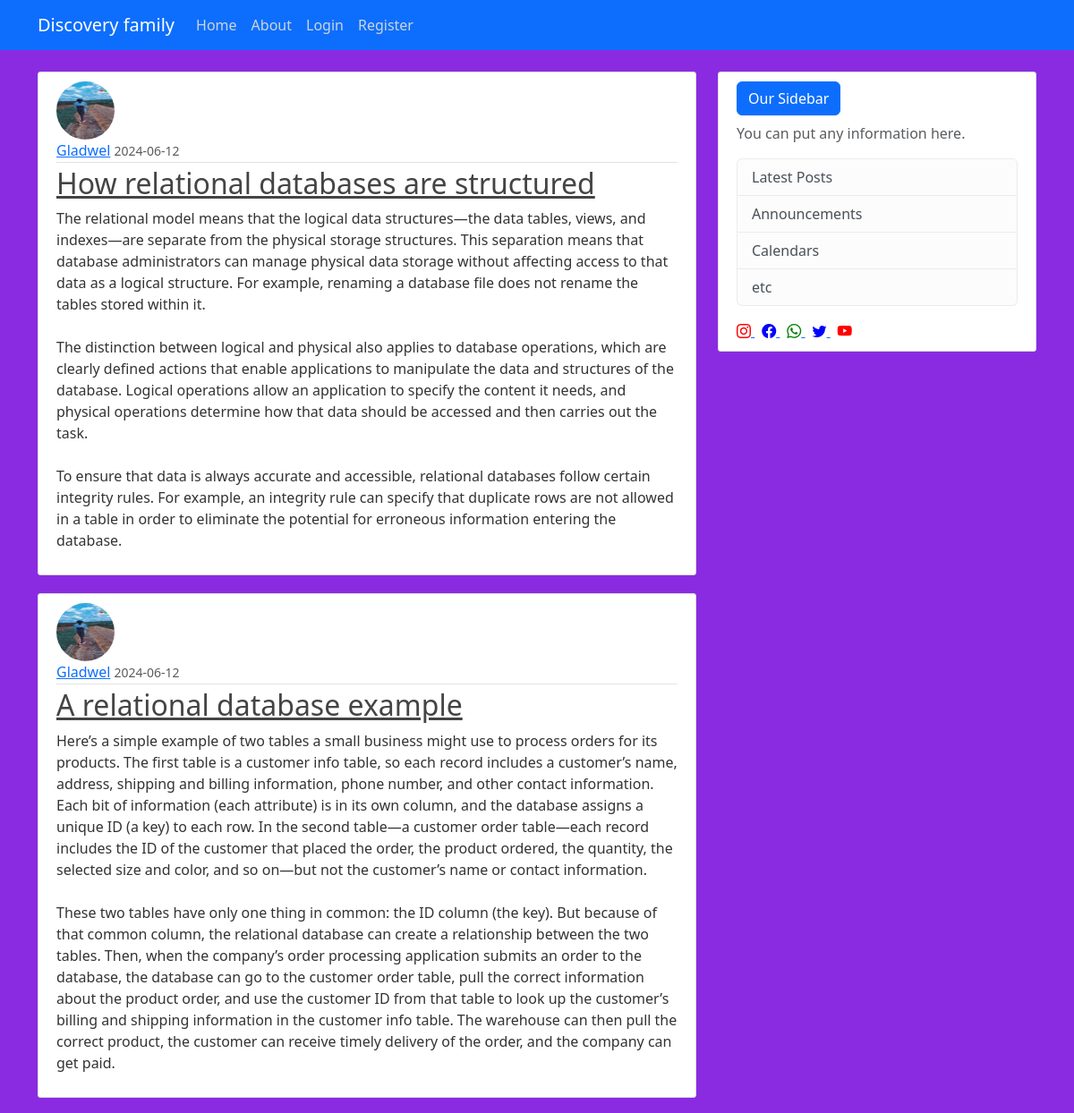
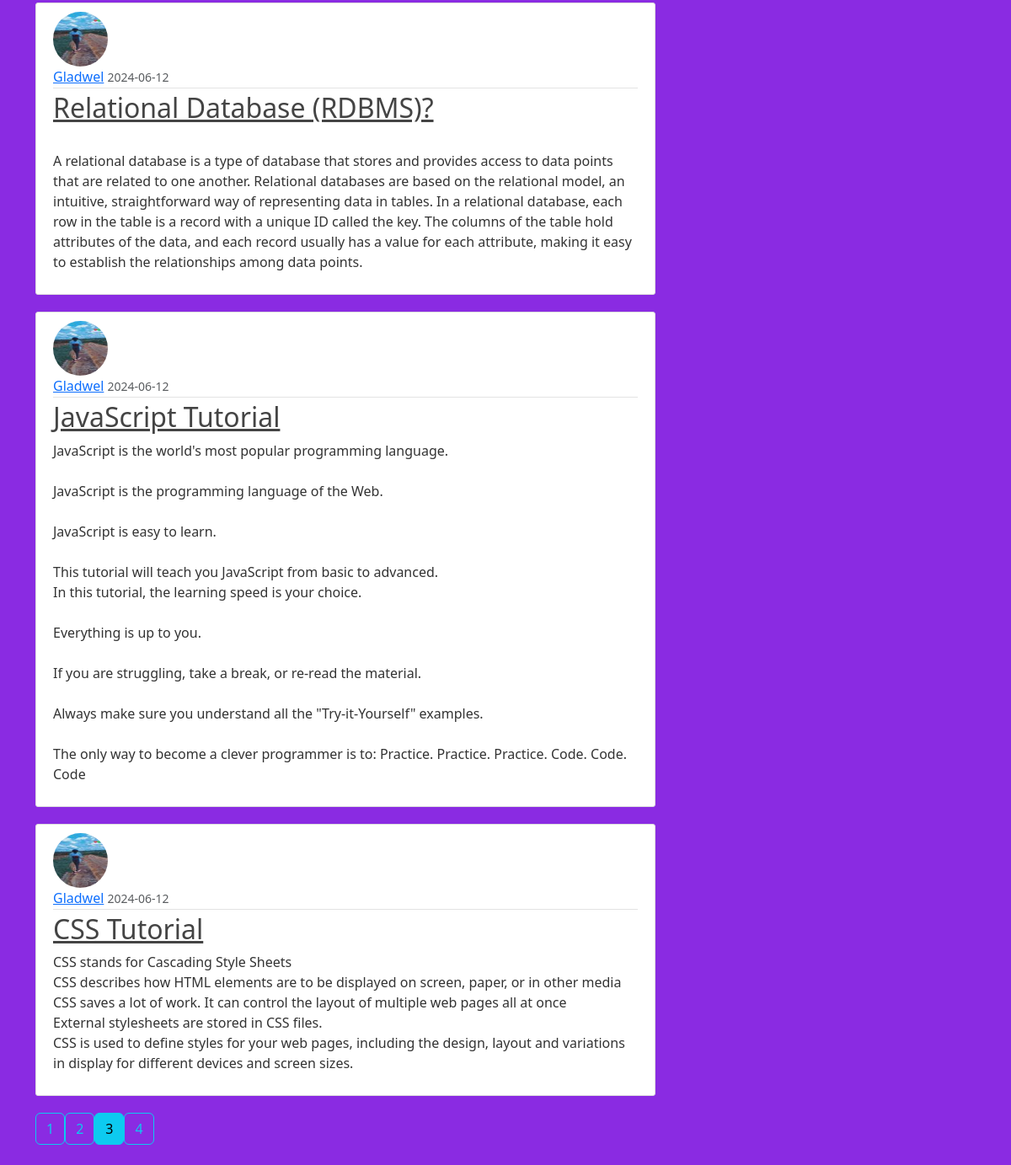
/?page=3, run on the app's committed database (2 pictures, top to bottom).
### app/models.py (models this page shows, shortened)
class Post(db.Model):
    id = db.Column(db.Integer, primary_key=True)
    title = db.Column(db.String(100), nullable=False)
    content = db.Column(db.Text, nullable=False)
    date_posted = db.Column(db.DateTime, nullable=False, default=datetime.utcnow)
    user_id = db.Column(db.Integer, db.ForeignKey('user.id'), nullable=False)

class User(db.Model, UserMixin):
    id = db.Column(db.Integer, primary_key=True)
    username = db.Column(db.String(12), unique=True, nullable=False)
    email = db.Column(db.String(120), unique=True, nullable=False)
    image_file = db.Column(db.String(20), nullable=False, default='default.jpeg')
    password = db.Column(db.String(60), nullable=False)
    posts = db.relationship('Post', backref='author', lazy=True)

### app/route.py (the view)
@app.route("/")
def home():
    page = request.args.get('page', 1, type=int)
    posts = Post.query.order_by(Post.date_posted.desc()).paginate(page=page, per_page=5)
    return render_template("home.html", posts=posts)

### app/templates/home.html (shortened to what this page needs)
{% extends "base.html" %}
{% block content %}
{% for post in posts.items %}
<article class="media content-section">
  <img
    class="rounded-circle article-img"
    src="{{ url_for('static', filename='profile_pics/' + post.author.image_file) }}"
    alt="{{ post.author.username }}"
  />
  <div class="media-body">
    <div class="article-metadata">
      <a class="mr-2" href="{{ url_for('user_posts',username=post.author.username) }}">{{ post.author.username }}</a>
      <small class="text-muted">{{ post.date_posted.strftime('%Y-%m-%d') }}</small>
    </div>
    <h2><a class="article-title" href="{{ url_for('post', post_id=post.id) }}">{{ post.title }}</a></h2>
    <p class="article-content">{{ post.content }}</p>
  </div>
</article>
{% endfor %}
<div class="pagination">
  {% for page_num in posts.iter_pages() %}
    {% if page_num %}
    {% if posts.page ==page_num %}
    <a class="btn btn-info mb-4" href="{{ url_for('home', page=page_num) }}">{{ page_num }}</a>
    {% else %}
    <a class="btn btn-outline-info mb-4" href="{{ url_for('home', page=page_num) }}">{{ page_num }}</a>
    {% endif %}
      {% else %}
      ...
    {% endif %}
  {% endfor %}
</div>
{% endblock %}

### app/static/main.css (style rules this page uses)
body { background: #fafafa; color: #333333; margin-top: 5rem; }
h1, h2, h3, h4, h5, h6 { color: #444444; }
.content-section { background: #ffffff; padding: 10px 20px; border: 1px solid #dddddd; border-radius: 3px; margin-bottom: 20px; }
.article-title { color: #444444; }
.article-content { white-space: pre-line; }
.article-img { height: 65px; width: 65px; margin-right: 16px; }
.article-metadata { padding-bottom: 1px; margin-bottom: 4px; border-bottom: 1px solid #e3e3e3 }

### app/templates/home.html (style rules this page uses)
body { background-color: blueviolet; }

### data on the page
Post: image_file (picture), author.username "Gladwel", date_posted "2024-06-12", title "How relational databases are structured", content "The relational model means that the logical data structures—the data tables, views, and indexes—are separate from the physical storage structures. This separation means that database administrators can manage physical data storage without affecting access to that data as a logical structure. For example, renaming a database file does not rename the tables stored within it. The distinction between logical and physical also applies to database operations, which are clearly defined actions that enable applications to manipulate the data and structures of the database. Logical operations allow an application to specify the content it needs, and physical operations determine how that data should…"
Post: image_file (picture), author.username "Gladwel", date_posted "2024-06-12", title "A relational database example", content "Here’s a simple example of two tables a small business might use to process orders for its products. The first table is a customer info table, so each record includes a customer’s name, address, shipping and billing information, phone number, and other contact information. Each bit of information (each attribute) is in its own column, and the database assigns a unique ID (a key) to each row. In the second table—a customer order table—each record includes the ID of the customer that placed the order, the product ordered, the quantity, the selected size and color, and so on—but not the customer’s name or contact information. These two tables have only one thing in common: the ID column (the…"
Post: image_file (picture), author.username "Gladwel", date_posted "2024-06-12", title "Relational Database (RDBMS)?", content "A relational database is a type of database that stores and provides access to data points that are related to one another. Relational databases are based on the relational model, an intuitive, straightforward way of representing data in tables. In a relational database, each row in the table is a record with a unique ID called the key. The columns of the table hold attributes of the data, and each record usually has a value for each attribute, making it easy to establish the relationships among data points."
Post: image_file (picture), author.username "Gladwel", date_posted "2024-06-12", title "JavaScript Tutorial", content "JavaScript is the world's most popular programming language. JavaScript is the programming language of the Web. JavaScript is easy to learn. This tutorial will teach you JavaScript from basic to advanced. In this tutorial, the learning speed is your choice. Everything is up to you. If you are struggling, take a break, or re-read the material. Always make sure you understand all the \"Try-it-Yourself\" examples. The only way to become a clever programmer is to: Practice. Practice. Practice. Code. Code. Code"
Post: image_file (picture), author.username "Gladwel", date_posted "2024-06-12", title "CSS Tutorial", content "CSS stands for Cascading Style Sheets CSS describes how HTML elements are to be displayed on screen, paper, or in other media CSS saves a lot of work. It can control the layout of multiple web pages all at once External stylesheets are stored in CSS files. CSS is used to define styles for your web pages, including the design, layout and variations in display for different devices and screen sizes."

### other printed values
{{ page_num }} "1" "2" "4"
{{ page_num }} "3"
